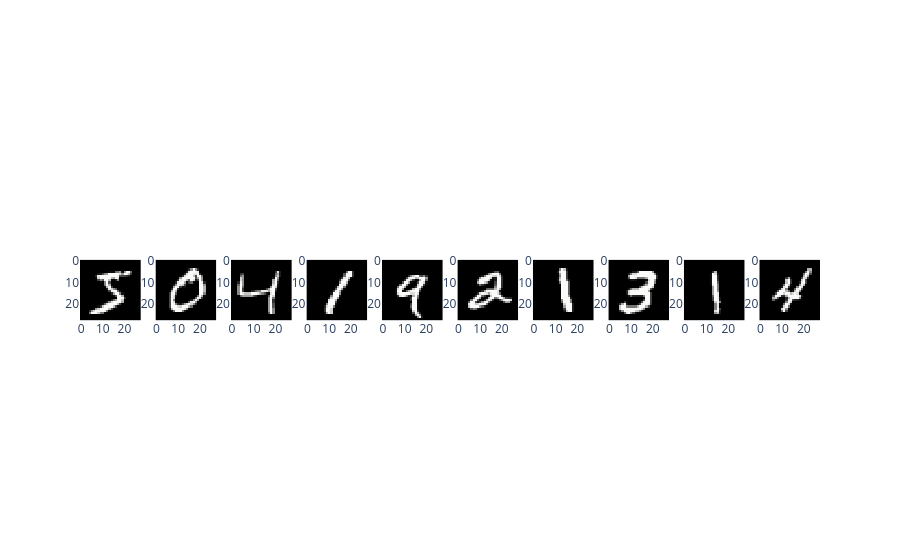

Notebook code cell kept with this figure:
### Markdown cell above
Now let us see the data in a more human way.

### Code cell
from plotly.subplots import make_subplots
import plotly.graph_objects as go
import plotly.express as px

num_samples = 10
plots = make_subplots(rows=1, cols=num_samples)

for i in range(num_samples):
  a = x_train[i, :].reshape(28,28)
  img = go.Heatmap(z=a, colorscale='gray')
  plots.add_trace(img, row=1, col=i+1)

plots.update_yaxes(autorange='reversed', scaleanchor='x', constrain='domain')
plots.update_xaxes(constrain='domain')
plots.update_traces(showscale=False)
plots.show()

### Figure 1 — Plotly figure (JSON) as saved in the notebook; plotly's stock layout.template omitted (floating-point values rounded to 4 significant figures; data arrays with more than 128 entries replaced by an {"elided": "..."} marker saying what was removed)
{"data": [{"colorscale": [[0, "rgb(0, 0, 0)"], [0.09091, "rgb(16, 16, 16)"], [0.1818, "rgb(38, 38, 38)"], [0.2727, "rgb(59, 59, 59)"], [0.3636, "rgb(81, 80, 80)"], [0.4545, "rgb(102, 101, 101)"], [0.5455, "rgb(124, 123, 122)"], [0.6364, "rgb(146, 146, 145)"], [0.7273, "rgb(171, 171, 170)"], [0.8182, "rgb(197, 197, 195)"], [0.9091, "rgb(224, 224, 223)"], [1, "rgb(254, 254, 253)"]], "showscale": false, "type": "heatmap", "xaxis": "x", "yaxis": "y", "z": {"elided": "28x28 float values"}}, {"colorscale": [[0, "rgb(0, 0, 0)"], [0.09091, "rgb(16, 16, 16)"], [0.1818, "rgb(38, 38, 38)"], [0.2727, "rgb(59, 59, 59)"], [0.3636, "rgb(81, 80, 80)"], [0.4545, "rgb(102, 101, 101)"], [0.5455, "rgb(124, 123, 122)"], [0.6364, "rgb(146, 146, 145)"], [0.7273, "rgb(171, 171, 170)"], [0.8182, "rgb(197, 197, 195)"], [0.9091, "rgb(224, 224, 223)"], [1, "rgb(254, 254, 253)"]], "showscale": false, "type": "heatmap", "xaxis": "x2", "yaxis": "y2", "z": {"elided": "28x28 float values"}}, {"colorscale": [[0, "rgb(0, 0, 0)"], [0.09091, "rgb(16, 16, 16)"], [0.1818, "rgb(38, 38, 38)"], [0.2727, "rgb(59, 59, 59)"], [0.3636, "rgb(81, 80, 80)"], [0.4545, "rgb(102, 101, 101)"], [0.5455, "rgb(124, 123, 122)"], [0.6364, "rgb(146, 146, 145)"], [0.7273, "rgb(171, 171, 170)"], [0.8182, "rgb(197, 197, 195)"], [0.9091, "rgb(224, 224, 223)"], [1, "rgb(254, 254, 253)"]], "showscale": false, "type": "heatmap", "xaxis": "x3", "yaxis": "y3", "z": {"elided": "28x28 float values"}}, {"colorscale": [[0, "rgb(0, 0, 0)"], [0.09091, "rgb(16, 16, 16)"], [0.1818, "rgb(38, 38, 38)"], [0.2727, "rgb(59, 59, 59)"], [0.3636, "rgb(81, 80, 80)"], [0.4545, "rgb(102, 101, 101)"], [0.5455, "rgb(124, 123, 122)"], [0.6364, "rgb(146, 146, 145)"], [0.7273, "rgb(171, 171, 170)"], [0.8182, "rgb(197, 197, 195)"], [0.9091, "rgb(224, 224, 223)"], [1, "rgb(254, 254, 253)"]], "showscale": false, "type": "heatmap", "xaxis": "x4", "yaxis": "y4", "z": {"elided": "28x28 float values"}}, {"colorscale": [[0, "rgb(0, 0, 0)"], [0.09091, "rgb(16, 16, 16)"], [0.1818, "rgb(38, 38, 38)"], [0.2727, "rgb(59, 59, 59)"], [0.3636, "rgb(81, 80, 80)"], [0.4545, "rgb(102, 101, 101)"], [0.5455, "rgb(124, 123, 122)"], [0.6364, "rgb(146, 146, 145)"], [0.7273, "rgb(171, 171, 170)"], [0.8182, "rgb(197, 197, 195)"], [0.9091, "rgb(224, 224, 223)"], [1, "rgb(254, 254, 253)"]], "showscale": false, "type": "heatmap", "xaxis": "x5", "yaxis": "y5", "z": {"elided": "28x28 float values"}}, {"colorscale": [[0, "rgb(0, 0, 0)"], [0.09091, "rgb(16, 16, 16)"], [0.1818, "rgb(38, 38, 38)"], [0.2727, "rgb(59, 59, 59)"], [0.3636, "rgb(81, 80, 80)"], [0.4545, "rgb(102, 101, 101)"], [0.5455, "rgb(124, 123, 122)"], [0.6364, "rgb(146, 146, 145)"], [0.7273, "rgb(171, 171, 170)"], [0.8182, "rgb(197, 197, 195)"], [0.9091, "rgb(224, 224, 223)"], [1, "rgb(254, 254, 253)"]], "showscale": false, "type": "heatmap", "xaxis": "x6", "yaxis": "y6", "z": {"elided": "28x28 float values"}}, {"colorscale": [[0, "rgb(0, 0, 0)"], [0.09091, "rgb(16, 16, 16)"], [0.1818, "rgb(38, 38, 38)"], [0.2727, "rgb(59, 59, 59)"], [0.3636, "rgb(81, 80, 80)"], [0.4545, "rgb(102, 101, 101)"], [0.5455, "rgb(124, 123, 122)"], [0.6364, "rgb(146, 146, 145)"], [0.7273, "rgb(171, 171, 170)"], [0.8182, "rgb(197, 197, 195)"], [0.9091, "rgb(224, 224, 223)"], [1, "rgb(254, 254, 253)"]], "showscale": false, "type": "heatmap", "xaxis": "x7", "yaxis": "y7", "z": {"elided": "28x28 float values"}}, {"colorscale": [[0, "rgb(0, 0, 0)"], [0.09091, "rgb(16, 16, 16)"], [0.1818, "rgb(38, 38, 38)"], [0.2727, "rgb(59, 59, 59)"], [0.3636, "rgb(81, 80, 80)"], [0.4545, "rgb(102, 101, 101)"], [0.5455, "rgb(124, 123, 122)"], [0.6364, "rgb(146, 146, 145)"], [0.7273, "rgb(171, 171, 170)"], [0.8182, "rgb(197, 197, 195)"], [0.9091, "rgb(224, 224, 223)"], [1, "rgb(254, 254, 253)"]], "showscale": false, "type": "heatmap", "xaxis": "x8", "yaxis": "y8", "z": {"elided": "28x28 float values"}}, {"colorscale": [[0, "rgb(0, 0, 0)"], [0.09091, "rgb(16, 16, 16)"], [0.1818, "rgb(38, 38, 38)"], [0.2727, "rgb(59, 59, 59)"], [0.3636, "rgb(81, 80, 80)"], [0.4545, "rgb(102, 101, 101)"], [0.5455, "rgb(124, 123, 122)"], [0.6364, "rgb(146, 146, 145)"], [0.7273, "rgb(171, 171, 170)"], [0.8182, "rgb(197, 197, 195)"], [0.9091, "rgb(224, 224, 223)"], [1, "rgb(254, 254, 253)"]], "showscale": false, "type": "heatmap", "xaxis": "x9", "yaxis": "y9", "z": {"elided": "28x28 float values"}}, {"colorscale": [[0, "rgb(0, 0, 0)"], [0.09091, "rgb(16, 16, 16)"], [0.1818, "rgb(38, 38, 38)"], [0.2727, "rgb(59, 59, 59)"], [0.3636, "rgb(81, 80, 80)"], [0.4545, "rgb(102, 101, 101)"], [0.5455, "rgb(124, 123, 122)"], [0.6364, "rgb(146, 146, 145)"], [0.7273, "rgb(171, 171, 170)"], [0.8182, "rgb(197, 197, 195)"], [0.9091, "rgb(224, 224, 223)"], [1, "rgb(254, 254, 253)"]], "showscale": false, "type": "heatmap", "xaxis": "x10", "yaxis": "y10", "z": {"elided": "28x28 float values"}}], "layout": {"xaxis": {"anchor": "y", "constrain": "domain", "domain": [0, 0.082]}, "xaxis10": {"anchor": "y10", "constrain": "domain", "domain": [0.918, 1.0]}, "xaxis2": {"anchor": "y2", "constrain": "domain", "domain": [0.102, 0.184]}, "xaxis3": {"anchor": "y3", "constrain": "domain", "domain": [0.204, 0.286]}, "xaxis4": {"anchor": "y4", "constrain": "domain", "domain": [0.306, 0.388]}, "xaxis5": {"anchor": "y5", "constrain": "domain", "domain": [0.408, 0.49]}, "xaxis6": {"anchor": "y6", "constrain": "domain", "domain": [0.51, 0.592]}, "xaxis7": {"anchor": "y7", "constrain": "domain", "domain": [0.612, 0.694]}, "xaxis8": {"anchor": "y8", "constrain": "domain", "domain": [0.714, 0.796]}, "xaxis9": {"anchor": "y9", "constrain": "domain", "domain": [0.816, 0.898]}, "yaxis": {"anchor": "x", "autorange": "reversed", "constrain": "domain", "domain": [0, 1], "scaleanchor": "x"}, "yaxis10": {"anchor": "x10", "autorange": "reversed", "constrain": "domain", "domain": [0, 1], "scaleanchor": "x"}, "yaxis2": {"anchor": "x2", "autorange": "reversed", "constrain": "domain", "domain": [0, 1], "scaleanchor": "x"}, "yaxis3": {"anchor": "x3", "autorange": "reversed", "constrain": "domain", "domain": [0, 1], "scaleanchor": "x"}, "yaxis4": {"anchor": "x4", "autorange": "reversed", "constrain": "domain", "domain": [0, 1], "scaleanchor": "x"}, "yaxis5": {"anchor": "x5", "autorange": "reversed", "constrain": "domain", "domain": [0, 1], "scaleanchor": "x"}, "yaxis6": {"anchor": "x6", "autorange": "reversed", "constrain": "domain", "domain": [0, 1], "scaleanchor": "x"}, "yaxis7": {"anchor": "x7", "autorange": "reversed", "constrain": "domain", "domain": [0, 1], "scaleanchor": "x"}, "yaxis8": {"anchor": "x8", "autorange": "reversed", "constrain": "domain", "domain": [0, 1], "scaleanchor": "x"}, "yaxis9": {"anchor": "x9", "autorange": "reversed", "constrain": "domain", "domain": [0, 1], "scaleanchor": "x"}}}
